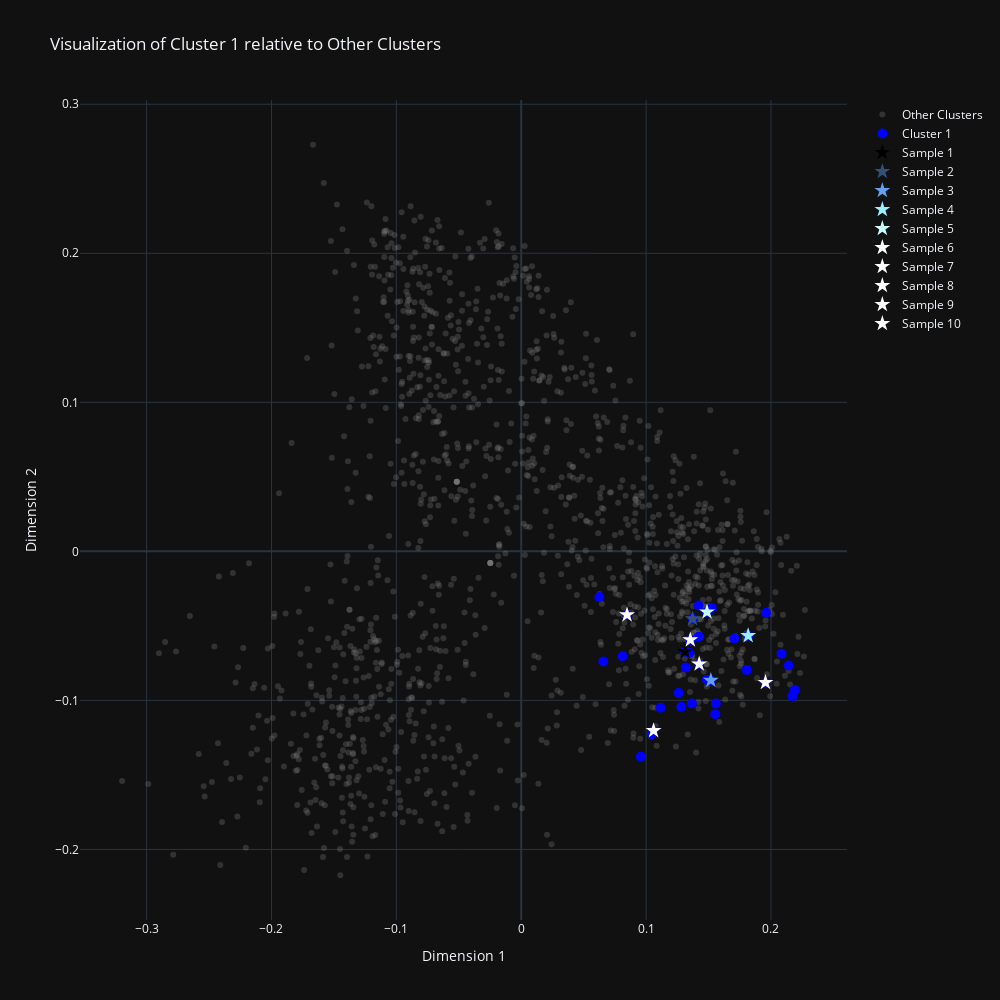

Source (notebook cell):
### Code cell
visualize_cluster(
    1,
    cluster_labels=cluster_labels,
    reduced_vectors=reduced_vectors,
    sampled_data=sampled_data,
)

### Figure 1 — Plotly figure (JSON) as saved in the notebook; plotly's stock layout.template omitted (floating-point values rounded to 4 significant figures; data arrays with more than 128 entries replaced by an {"elided": "..."} marker saying what was removed)
{"data": [{"hoverinfo": "skip", "marker": {"color": "gray", "opacity": 0.3, "size": 6}, "mode": "markers", "name": "Other Clusters", "type": "scatter", "x": {"elided": "1375 float values"}, "y": {"elided": "1375 float values"}}, {"hoverinfo": "skip", "marker": {"color": "blue", "size": 10}, "mode": "markers", "name": "Cluster 1", "type": "scatter", "x": [0.1312, 0.1372, 0.1518, 0.1817, 0.1487, 0.1354, 0.08474, 0.106, 0.1425, 0.1956, 0.1318, 0.1259, 0.1347, 0.2084, 0.1419, 0.1115, 0.06561, 0.09573, 0.1526, 0.1045, 0.1281, 0.1486, 0.1558, 0.1553, 0.142, 0.06249, 0.2172, 0.2191, 0.214, 0.08119, 0.196, 0.1366, 0.1805, 0.1706], "y": [-0.06732, -0.04525, -0.08658, -0.05658, -0.0407, -0.0594, -0.04262, -0.1203, -0.0756, -0.08801, -0.07796, -0.09503, -0.06818, -0.06868, -0.03633, -0.105, -0.07383, -0.1377, -0.03806, -0.1227, -0.1043, -0.08619, -0.1022, -0.1092, -0.05738, -0.03063, -0.09717, -0.09309, -0.07661, -0.07035, -0.04114, -0.102, -0.07955, -0.05846]}, {"hovertemplate": "<b>Sample %{text}</b><br>title: 10 Minutes of Hololive EN Answering This Question【Hololive E...<br>href: https://youtube.com/watch?v=IRQfloLGDGg<br>desc: Don't forget to subscribe 🗿\n-\nSource:\nGawr Gura Ch. hololive...<br>likes: 4.7K<br>duration: 10:15<br>channelName: Zuzu Ch.<br>subCount: 7.64K subscribers<br>dateAndViews: 113,135 views 25 Jul 2024 #holoadvent #hololiveenglish #holo...<br>", "marker": {"color": "rgb(0, 0, 0)", "size": 12, "symbol": "star"}, "mode": "markers", "name": "Sample 1", "text": ["1"], "type": "scatter", "x": [0.1312], "y": [-0.06732]}, {"hovertemplate": "<b>Sample %{text}</b><br>title: 11 Minutes of Hololive EN Reading the Wrong Comments 【Hololi...<br>href: https://youtube.com/watch?v=iftp_Nefd4c<br>desc: Source:\nGawr Gura Ch. hololive-EN\n@GawrGura \nTakanashi Kiara...<br>likes: 9.3K<br>duration: 11:03<br>channelName: Zuzu Ch.<br>subCount: 7.64K subscribers<br>dateAndViews: 225,973 views 19 Jul 2024 #holoadvent #hololiveenglish #holo...<br>", "marker": {"color": "rgb(50, 80, 120)", "size": 12, "symbol": "star"}, "mode": "markers", "name": "Sample 2", "text": ["2"], "type": "scatter", "x": [0.1372], "y": [-0.04525]}, {"hovertemplate": "<b>Sample %{text}</b><br>title: Kiara: \"Who is your hololive Oishi\"  Bijou:<br>href: https://youtube.com/watch?v=Nv3mgUMzb7s<br>desc: 【HOLOTALK] With our 29th guest: hololive English Advent #kfp...<br>likes: 5.9K<br>duration: 3:01<br>channelName: Hakichu <br>subCount: 110K subscribers<br>dateAndViews: 124,548 views 13 Aug 2023 #hololiveenglish #hololive #hololi...<br>", "marker": {"color": "rgb(100, 160, 240)", "size": 12, "symbol": "star"}, "mode": "markers", "name": "Sample 3", "text": ["3"], "type": "scatter", "x": [0.1518], "y": [-0.08658]}, {"hovertemplate": "<b>Sample %{text}</b><br>title: 𝗚𝘂𝗿𝗮 𝘁𝗵𝗼𝘂𝗴𝗵𝘁 𝗞𝗶𝗮𝗿𝗮 𝘄𝗮𝘀 𝗰𝗮𝗹𝗹𝗶𝗻𝗴 𝗵𝗲𝗿 𝗮 𝗯𝗮𝗯𝘆 𝗴𝗶𝗿𝗹【Hololive EN】<br>href: https://youtube.com/watch?v=-vtALwMsY1I<br>desc: =-=-=-=-=-=-=-=-=-=-=-=-=-=-=-=-=-=-=-=-=-=-=-=-=-=-=-=-=-=-...<br>likes: 6.7K<br>duration: 1:53<br>channelName: smkTKJ<br>subCount: 26K subscribers<br>dateAndViews: 117,829 views 17 Jun 2024 #FuwaMoco #holoAdvent #hololiveEng...<br>", "marker": {"color": "rgb(150, 240, 360)", "size": 12, "symbol": "star"}, "mode": "markers", "name": "Sample 4", "text": ["4"], "type": "scatter", "x": [0.1817], "y": [-0.05658]}, {"hovertemplate": "<b>Sample %{text}</b><br>title: Girls \"flex\" their sleep hours. Kaela:<br>href: https://youtube.com/watch?v=5fkwsglBN5I<br>desc: Girls one upping each other with sleep times\n\n\nFor the full ...<br>likes: 3.7K<br>duration: 1:32<br>channelName: ShiroClips Ch.<br>subCount: 46.9K subscribers<br>dateAndViews: 83,526 views 3 Feb 2024 #kosekibijou #ceresfauna #hakosbaelz<br>", "marker": {"color": "rgb(200, 320, 480)", "size": 12, "symbol": "star"}, "mode": "markers", "name": "Sample 5", "text": ["5"], "type": "scatter", "x": [0.1487], "y": [-0.0407]}, {"hovertemplate": "<b>Sample %{text}</b><br>title: 𝗞𝗮𝗲𝗹𝗮 𝗸𝗲𝗲𝗽𝘀 𝗿𝗮𝗶𝘀𝗶𝗻𝗴 𝘁𝗵𝗲 𝗙𝗹𝗮𝗴𝘀 𝘄𝗵𝗶𝗹𝗲 𝗣𝗹𝗮𝘆𝗶𝗻𝗴 𝗟𝗲𝘁𝗵𝗮𝗹 𝗖𝗼𝗺𝗽𝗮𝗻𝘆 𝘄...<br>href: https://youtube.com/watch?v=b2fTMfoW6yk<br>desc: ≪LETHAL COMPANY≫ Time to carry this collab w/ Kronii • Kaela...<br>likes: 7.8K<br>duration: 25:57<br>channelName: Gomi Simpington Ch.<br>subCount: 64.8K subscribers<br>dateAndViews: 185,523 views 28 Dec 2023 #hololiveenglish #hololive #hololi...<br>", "marker": {"color": "rgb(250, 400, 600)", "size": 12, "symbol": "star"}, "mode": "markers", "name": "Sample 6", "text": ["6"], "type": "scatter", "x": [0.1354], "y": [-0.0594]}, {"hovertemplate": "<b>Sample %{text}</b><br>title: Guess who lost an umbrella (again) and nearly stole one in J...<br>href: https://youtube.com/watch?v=VPT5a9YOB0A<br>desc: I mean, money is money\n.\nPlease consider liking this clip, s...<br>likes: 90<br>duration: 4:07<br>channelName: HOLOLIVE-STARS D-Lay Days<br>subCount: 3.3K subscribers<br>dateAndViews: 1,595 views 2 Sept 2024 #elizabethrosebloodflame #gigimurin ...<br>", "marker": {"color": "rgb(300, 480, 720)", "size": 12, "symbol": "star"}, "mode": "markers", "name": "Sample 7", "text": ["7"], "type": "scatter", "x": [0.08474], "y": [-0.04262]}, {"hovertemplate": "<b>Sample %{text}</b><br>title: Gura, Cecilia and Fauna Try to SCAM Raora But She's Too Smar...<br>href: https://youtube.com/watch?v=vvVuinYzY8c<br>desc: Source:     • 【ENigmatic Recollection】LET'S BEGIN, ...  \n\n- ...<br>likes: 2.4K<br>duration: 3:15<br>channelName: ClimpShrimp<br>subCount: 1.97K subscribers<br>dateAndViews: 37,202 views 1 Sept 2024 #ceciliaimmergreen #gawrgura #raora...<br>", "marker": {"color": "rgb(350, 560, 840)", "size": 12, "symbol": "star"}, "mode": "markers", "name": "Sample 8", "text": ["8"], "type": "scatter", "x": [0.106], "y": [-0.1203]}, {"hovertemplate": "<b>Sample %{text}</b><br>title: Kronii and Raora Became Neighbors And It Didn't End Very Wel...<br>href: https://youtube.com/watch?v=PN8xc-SFuFU<br>desc: ► Source:\n【ENigmatic Recollection】LET'S GO LES-LIBESTANS\n   ...<br>likes:  12345678901234567890123456789  1234567890123456789012345678...<br>duration: 11:50<br>channelName: HoloNews2<br>subCount: 6.93K subscribers<br>dateAndViews: 2,625 views 3 Sept 2024 #hololive #vtuber #holoEN<br>", "marker": {"color": "rgb(400, 640, 960)", "size": 12, "symbol": "star"}, "mode": "markers", "name": "Sample 9", "text": ["9"], "type": "scatter", "x": [0.1425], "y": [-0.0756]}, {"hovertemplate": "<b>Sample %{text}</b><br>title: Everyone is Amazed at Ririka's English 【Hololive】<br>href: https://youtube.com/watch?v=XyeiQgAWpFQ<br>desc: https://www.youtube.com/live/0u-Upv_b...\n\nGawr Gura Ch\n ...<br>likes: 4.7K<br>duration: 1:22<br>channelName: ZI4<br>subCount: 8.12K subscribers<br>dateAndViews: 86,880 views 12 Mar 2024 #hololiveenglish #hololive #hololiv...<br>", "marker": {"color": "rgb(450, 720, 1080)", "size": 12, "symbol": "star"}, "mode": "markers", "name": "Sample 10", "text": ["10"], "type": "scatter", "x": [0.1956], "y": [-0.08801]}], "layout": {"height": 1000, "hovermode": "closest", "title": {"text": "Visualization of Cluster 1 relative to Other Clusters"}, "width": 1000, "xaxis": {"title": {"text": "Dimension 1"}}, "yaxis": {"title": {"text": "Dimension 2"}}}}
